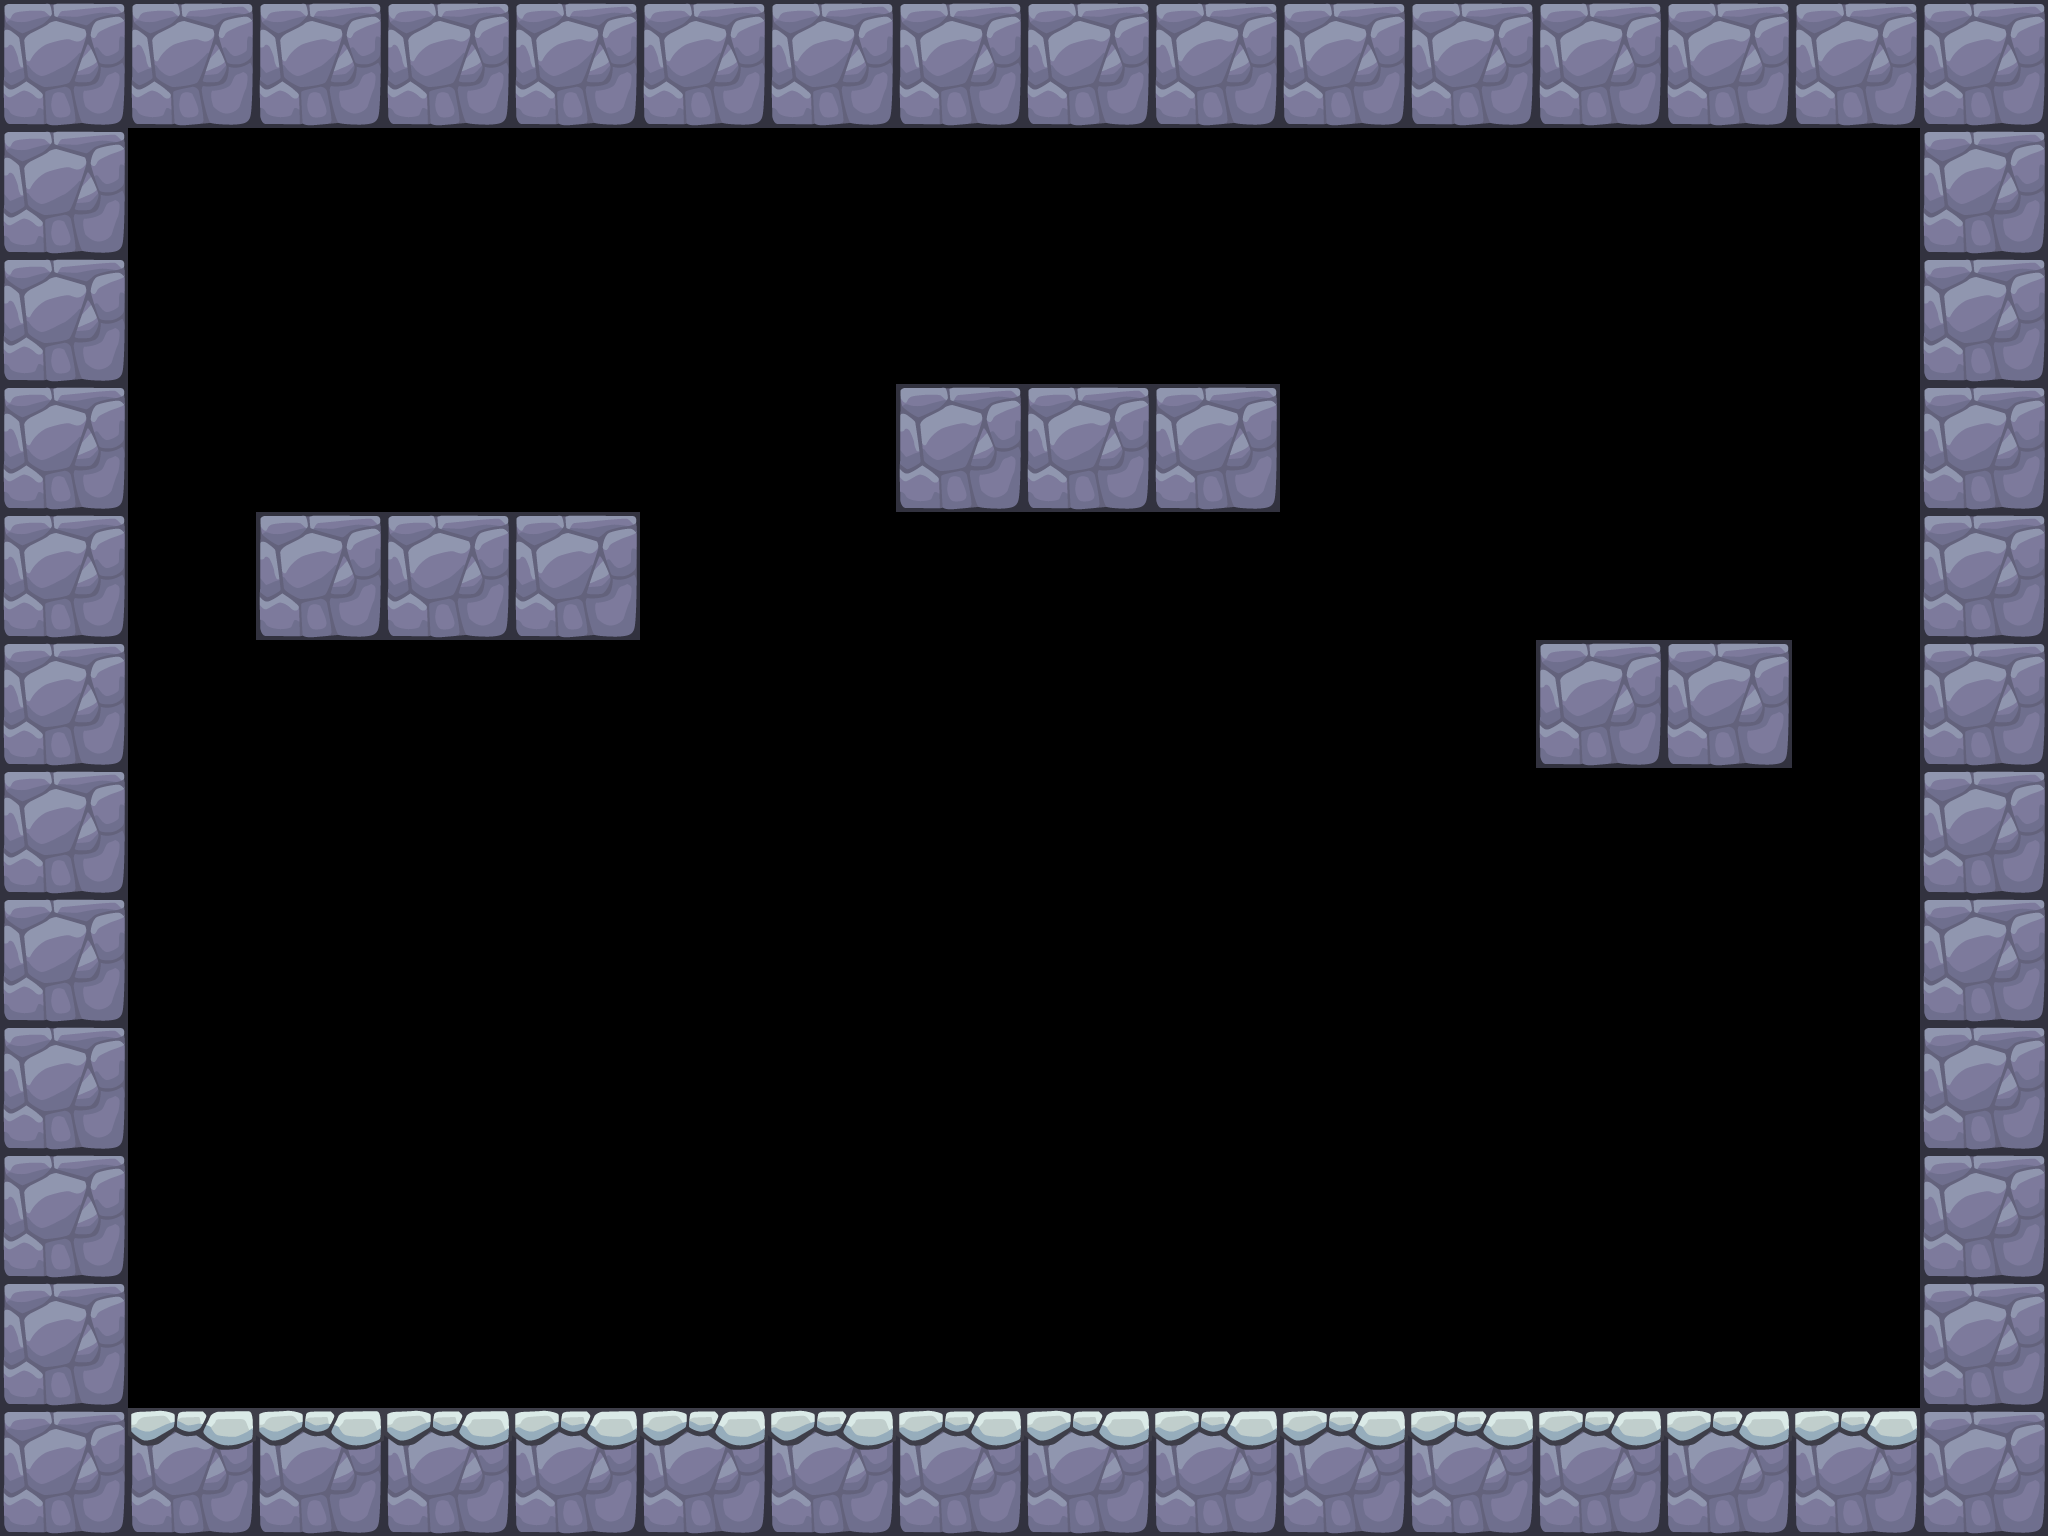

Below is a game level as drawn by its tile map, then a one-line description and the .tmx file that defines it, in full:
An orthogonal 16x12 tile map with 128x128 px tiles, 2 tile layers (background, collision) and 3 objects (playerStart, torch).

<map version="1.10" tiledversion="1.12.2" orientation="orthogonal" renderorder="right-down" width="16" height="12" tilewidth="128" tileheight="128" infinite="0" nextlayerid="5" nextobjectid="5">
 <tileset firstgid="1" source="../level1/cave_tileset.tsx" />
 <layer id="1" name="background" width="16" height="12">
  <data encoding="csv">
0,0,0,0,0,0,0,0,0,0,0,0,0,0,0,0,
0,0,0,0,0,0,0,0,0,0,0,0,0,0,0,0,
0,0,0,0,0,0,0,0,0,0,0,0,0,0,0,0,
0,0,0,0,0,0,0,0,0,0,0,0,0,0,0,0,
0,0,0,0,0,0,0,0,0,0,0,0,0,0,0,0,
0,0,0,0,0,0,0,0,0,0,0,0,0,0,0,0,
0,0,0,0,0,0,0,0,0,0,0,0,0,0,0,0,
0,0,0,0,0,0,0,0,0,0,0,0,0,0,0,0,
0,0,0,0,0,0,0,0,0,0,0,0,0,0,0,0,
0,0,0,0,0,0,0,0,0,0,0,0,0,0,0,0,
0,0,0,0,0,0,0,0,0,0,0,0,0,0,0,0,
0,0,0,0,0,0,0,0,0,0,0,0,0,0,0,0
</data>
 </layer>
 <layer id="2" name="collision" width="16" height="12">
  <data encoding="csv">
2,2,2,2,2,2,2,2,2,2,2,2,2,2,2,2,
2,0,0,0,0,0,0,0,0,0,0,0,0,0,0,2,
2,0,0,0,0,0,0,0,0,0,0,0,0,0,0,2,
2,0,0,0,0,0,0,2,2,2,0,0,0,0,0,2,
2,0,2,2,2,0,0,0,0,0,0,0,0,0,0,2,
2,0,0,0,0,0,0,0,0,0,0,0,2,2,0,2,
2,0,0,0,0,0,0,0,0,0,0,0,0,0,0,2,
2,0,0,0,0,0,0,0,0,0,0,0,0,0,0,2,
2,0,0,0,0,0,0,0,0,0,0,0,0,0,0,2,
2,0,0,0,0,0,0,0,0,0,0,0,0,0,0,2,
2,0,0,0,0,0,0,0,0,0,0,0,0,0,0,2,
2,1,1,1,1,1,1,1,1,1,1,1,1,1,1,2
</data>
 </layer>
 <objectgroup id="3" name="objects">
  <object id="3" name="playerStart" type="playerStart" x="256" y="1152" width="128" height="128" />
  <object id="4" name="torchLeft" type="torch" x="0" y="640" width="128" height="128" />
 </objectgroup>
 <objectgroup id="4" name="Rooms" visible="0" locked="1">
  <object id="2" x="0" y="0" width="2048" height="1024" />
 </objectgroup>
</map>
